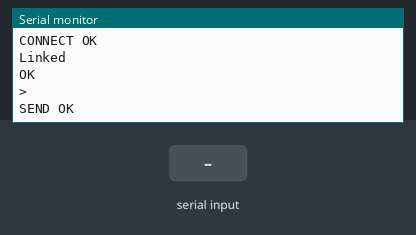
Recording of a sketch running on a simulated Arduino Uno, built with avr-gcc and run on an emulated ATmega328P. Shown: the last lines printed to the serial monitor. The test bench sets the inputs (shaded band). The modem accepts every AT command (registered, SIM ready, sends succeed) and sends nothing else.

Above: at 8.2 s.
8.3 s: ":acelerar" received over the second serial link
At 9.2 s:
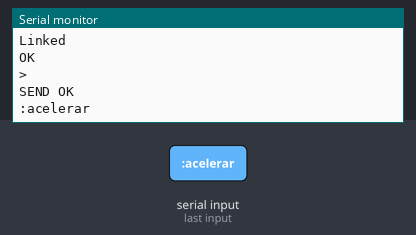
9.8 s: ":frenar" received over the second serial link
At 10.3 s:
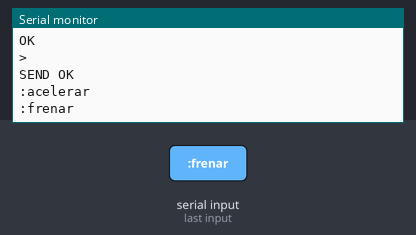
11.3 s: ":" received over the second serial link
At 12.5 s:
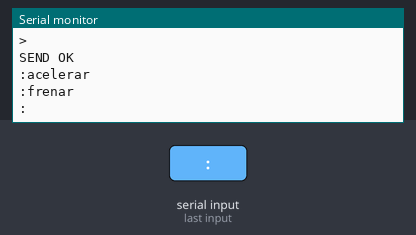
12.8 s: "1" received over the second serial link
At 13.8 s:
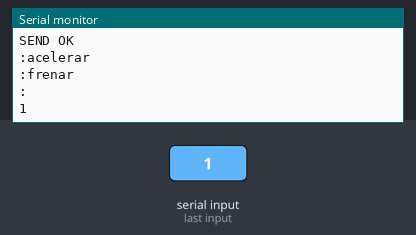

The sketch:

TesteoWiFi.ino
```cpp
#include <SoftwareSerial.h>
// Autores: Ignacio Pieve Roiger & Leila Aylen Spini

SoftwareSerial wifi(6, 7);

void setup() {
  wifi.begin(115200);
  wifi.setTimeout(10000);
  Serial.begin(9600);

  reiniciar();
  delay(3000);
  conectarWifi();
  delay(3000);
  conectarServidor();

  Serial.println("Las conexiones se efectuaron con exito");


  // Se le comunica al servidor que se trata de un cliente Arduino
  wifi.println("AT+CIPSEND=7");
  delay(500);
  wifi.println("Arduino");
  delay(500);
}


void loop() {
  // Declaramos el Buffer del mensaje
  String frase = "";
  char lectura = wifi.read();
  boolean sumar = true;

  // Si ha llegado algun caracter (o sea, cuando la lectura es distinta a -1), comienza a acumularse
  if(lectura != -1)
  {
    // Se acumula hasta que se dejen de recibir caracteres (-1), o se reciba un salto de linea (10)
    while(lectura != -1 && lectura != 10)
    {
      if(sumar == true) frase+=lectura;
      if(frase == "+IPD,")
      {
         frase="";
         sumar = false;
      }
      lectura = wifi.read();
      if(lectura == ':' and sumar == false) sumar=true;
    }
    Serial.println(frase);
  }

  // Aqui van los metodos de cada instruccion

  // Acelerar el motor
  if (frase == ":acelerar")
  {
    digitalWrite(13, HIGH);
  }

  // Frenar el motor
  if (frase == ":frenar")
  {
    digitalWrite(13, LOW);
  }
}


void reiniciar(){
  wifi.println("AT+RST");
  if(wifi.find("OK"))
  {
    Serial.println("Reiniciado");
  }
  else
  {
    Serial.println("Error reiniciando, intentando nuevamente");
    reiniciar();
  }
}


void conectarWifi(){
  // SSID y Clave del WiFi
  wifi.println("AT+CWJAP=\"Fibertel WiFi997 2.4GHz\",\"panqueques\"");
  if(wifi.find("OK"))
  {
    Serial.println("Conectado a WiFi");
  }
  else
  {
    Serial.println("Error conectandose al WiFi, intentando nuevamente");
    conectarWifi();
  }
}


void conectarServidor(){
  wifi.println("AT+CIPSTART=\"TCP\",\"192.168.0.122\",25000");
  if(wifi.find("OK"))
  {
    Serial.println("Conectado al servidor");
  }
  else
  {
    Serial.println("Error conectandose al servidor, intentando nuevamente");
    conectarServidor();
  }
}
```

Measured:
- after the input at 8.3 s, the serial monitor: prints a new line at once (image 1)
- after the input at 9.8 s, the serial monitor: prints a new line at once (image 2)
- after the input at 11.3 s, the serial monitor: prints a new line at once (image 3)
- after the input at 12.8 s, the serial monitor: prints a new line at once (image 4)
